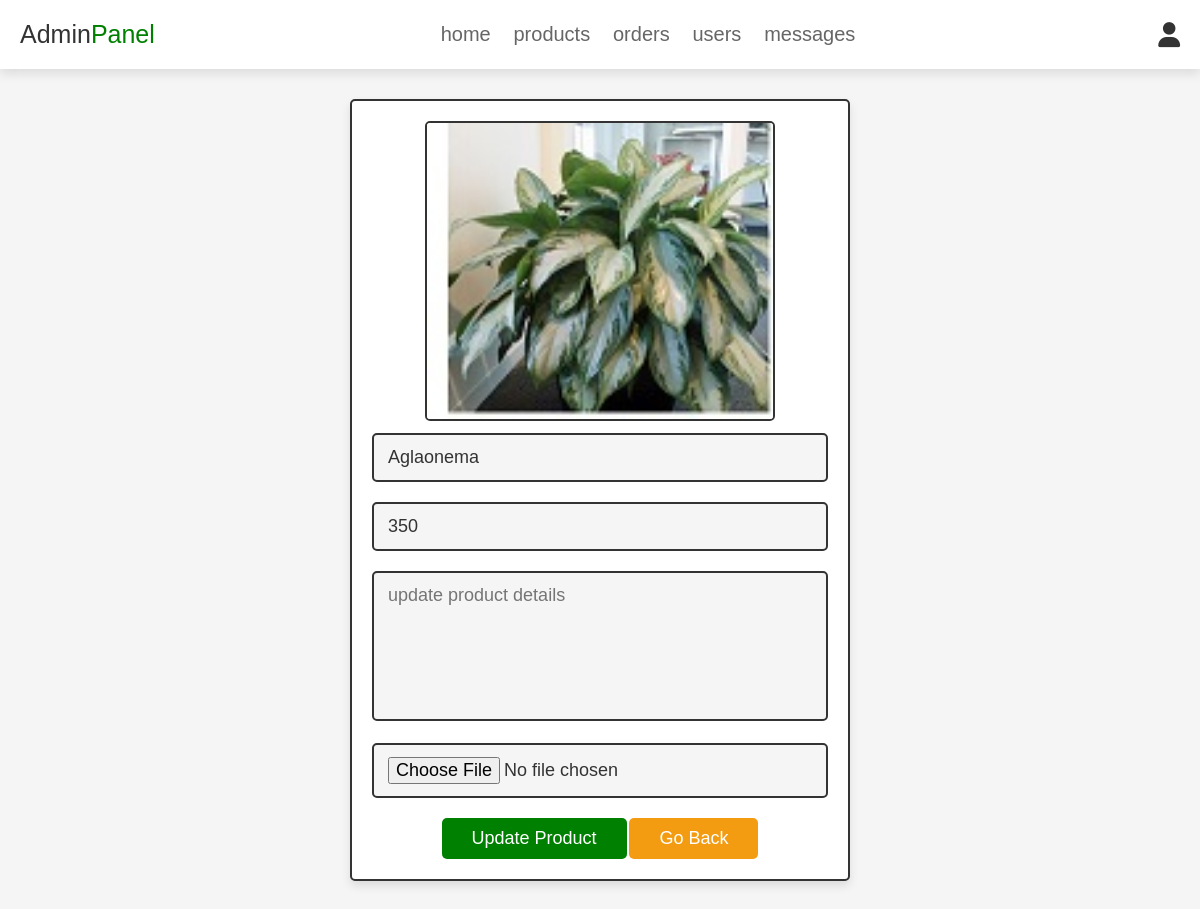
/admin_update_product.php?update=1 (signed in), run on the app's committed database.
### tables this page shows
CREATE TABLE `products` (
  `id` int(100) NOT NULL,
  `name` varchar(100) NOT NULL,
  `details` varchar(500) NOT NULL,
  `price` int(100) NOT NULL,
  `image` varchar(100) NOT NULL
);

### admin_update_product.php (the view, shortened to what this page needs)
<?php
@include 'config.php';
?>
<!DOCTYPE html>
<html lang="en">
<head>
   <link rel="stylesheet" href="https://cdnjs.cloudflare.com/ajax/libs/font-awesome/6.0.0/css/all.min.css">
   <link rel="stylesheet" href="css/admin_style.css">
</head>
<body>
   <?php @include 'admin_header.php'; ?>
   <section class="update-product">
      <?php
   $update_id = $_GET['update'];
   $select_products = mysqli_query($conn, "SELECT * FROM `products` WHERE id = '$update_id'") or die('query failed');
   if(mysqli_num_rows($select_products) > 0){
      while($fetch_products = mysqli_fetch_assoc($select_products)){
?>
      <form action="" method="post" enctype="multipart/form-data">
         <img src="uploaded_img/<?php echo $fetch_products['image']; ?>" class="image" alt="">
         <input type="text" class="box" value="<?php echo $fetch_products['name']; ?>" required
            placeholder="update product name" name="name">
         <input type="number" min="0" class="box" value="<?php echo $fetch_products['price']; ?>" required
            placeholder="update product price" name="price">
         <textarea name="details" class="box" placeholder="update product details" cols="30"
            rows="10"><?php echo $fetch_products['details']; ?></textarea>
         <input type="file" accept="image/jpg, image/jpeg, image/png" class="box" name="image">
         <input type="submit" value="update product" name="update_product" class="btn">
         <a href="admin_products.php" class="option-btn">go back</a>
      </form>
      <?php
      }
   }else{
      echo '<p class="empty">no update product select</p>';
   }
?>
   </section>
</body>
</html>

### css/admin_style.css (style rules this page uses)
:root { --pink: green; --red: #c0392b; --orange: #f39c12; --black: #333; --white: #fff; --light-color: #666; --light-white: #ccc; --light-bg: #f5f5f5; --border: .2rem solid var(--black); --box-shadow: 0 .5rem 1rem rgba(0, 0, 0, .1); }
* { font-family: 'Rubik', sans-serif; margin: 0; padding: 0; box-sizing: border-box; outline: none; border: none; text-decoration: none; transition: all .2s linear; }
html { font-size: 62.5%; overflow-x: hidden; scroll-behavior: smooth; scroll-padding-top: 6.5rem; }
body { background: var(--light-bg); }
section { padding: 3rem 2rem; }
.btn, .delete-btn, .option-btn { display: inline-block; border-radius: .5rem; margin-top: 1rem; font-size: 1.8rem; color: var(--white); cursor: pointer; padding: 1rem 3rem; text-transform: capitalize; }
.btn { background-color: var(--pink); }
.option-btn { background-color: var(--orange); }
.update-product form { max-width: 50rem; border-radius: .5rem; background-color: var(--white); border: var(--border); padding: 2rem; text-align: center; margin: 0 auto; box-shadow: var(--box-shadow); }
.update-product form .box { width: 100%; margin: 1rem 0; font-size: 1.8rem; color: var(--black); border-radius: .5rem; background-color: var(--light-bg); padding: 1.2rem 1.4rem; border: var(--border); }
.update-product form textarea { height: 15rem; resize: none; }
.update-product .image { height: 30rem; border: var(--border); border-radius: .5rem; }

### data on the page
products: image (picture), name "Aglaonema", price "350"
